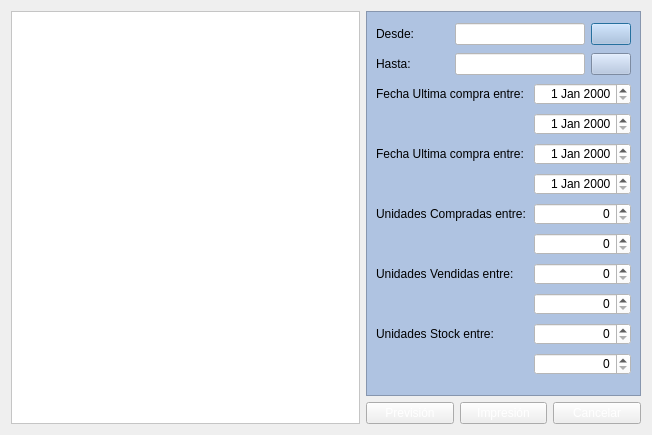
<?xml version="1.0" encoding="UTF-8"?>
<ui version="4.0">
 <class>frmListadosArticulo</class>
 <widget class="QDialog" name="frmListadosArticulo">
  <property name="geometry">
   <rect>
    <x>0</x>
    <y>0</y>
    <width>652</width>
    <height>435</height>
   </rect>
  </property>
  <property name="windowTitle">
   <string>Lístados de artículos</string>
  </property>
  <property name="windowIcon">
   <iconset resource="../Maya.qrc">
    <normaloff>:/Icons/PNG/Maya.png</normaloff>:/Icons/PNG/Maya.png</iconset>
  </property>
  <layout class="QGridLayout" name="gridLayout">
   <item row="0" column="0" rowspan="2">
    <widget class="QListView" name="listaReports">
     <property name="styleSheet">
      <string notr="true">background-color: rgb(255, 255, 255);</string>
     </property>
    </widget>
   </item>
   <item row="0" column="1" colspan="3">
    <widget class="QFrame" name="frame">
     <property name="styleSheet">
      <string notr="true">background-color: rgb(175,195,225);</string>
     </property>
     <property name="frameShape">
      <enum>QFrame::StyledPanel</enum>
     </property>
     <property name="frameShadow">
      <enum>QFrame::Raised</enum>
     </property>
     <layout class="QGridLayout" name="gridLayout_2">
      <item row="0" column="0">
       <widget class="QLabel" name="label">
        <property name="text">
         <string>Desde:</string>
        </property>
       </widget>
      </item>
      <item row="0" column="1" colspan="2">
       <widget class="QLineEdit" name="lineEdit">
        <property name="styleSheet">
         <string notr="true">background-color: rgb(255, 255, 255);</string>
        </property>
       </widget>
      </item>
      <item row="0" column="3">
       <widget class="QPushButton" name="pushButton_4">
        <property name="text">
         <string/>
        </property>
        <property name="icon">
         <iconset resource="../Maya.qrc">
          <normaloff>:/Icons/PNG/search.png</normaloff>:/Icons/PNG/search.png</iconset>
        </property>
       </widget>
      </item>
      <item row="1" column="0">
       <widget class="QLabel" name="label_2">
        <property name="text">
         <string>Hasta:</string>
        </property>
       </widget>
      </item>
      <item row="1" column="1" colspan="2">
       <widget class="QLineEdit" name="lineEdit_2">
        <property name="styleSheet">
         <string notr="true">background-color: rgb(255, 255, 255);</string>
        </property>
       </widget>
      </item>
      <item row="1" column="3">
       <widget class="QPushButton" name="pushButton_5">
        <property name="text">
         <string/>
        </property>
        <property name="icon">
         <iconset resource="../Maya.qrc">
          <normaloff>:/Icons/PNG/search.png</normaloff>:/Icons/PNG/search.png</iconset>
        </property>
       </widget>
      </item>
      <item row="2" column="0" colspan="2">
       <widget class="QLabel" name="label_3">
        <property name="text">
         <string>Fecha Ultima compra entre: </string>
        </property>
       </widget>
      </item>
      <item row="2" column="2" colspan="2">
       <widget class="QDateEdit" name="dateEdit">
        <property name="styleSheet">
         <string notr="true">background-color: rgb(255, 255, 255);</string>
        </property>
        <property name="alignment">
         <set>Qt::AlignRight|Qt::AlignTrailing|Qt::AlignVCenter</set>
        </property>
       </widget>
      </item>
      <item row="3" column="2" colspan="2">
       <widget class="QDateEdit" name="dateEdit_2">
        <property name="styleSheet">
         <string notr="true">background-color: rgb(255, 255, 255);</string>
        </property>
        <property name="alignment">
         <set>Qt::AlignRight|Qt::AlignTrailing|Qt::AlignVCenter</set>
        </property>
       </widget>
      </item>
      <item row="4" column="0" colspan="2">
       <widget class="QLabel" name="label_4">
        <property name="text">
         <string>Fecha Ultima compra entre: </string>
        </property>
       </widget>
      </item>
      <item row="4" column="2" colspan="2">
       <widget class="QDateEdit" name="dateEdit_4">
        <property name="styleSheet">
         <string notr="true">background-color: rgb(255, 255, 255);</string>
        </property>
        <property name="alignment">
         <set>Qt::AlignRight|Qt::AlignTrailing|Qt::AlignVCenter</set>
        </property>
       </widget>
      </item>
      <item row="5" column="2" colspan="2">
       <widget class="QDateEdit" name="dateEdit_3">
        <property name="styleSheet">
         <string notr="true">background-color: rgb(255, 255, 255);</string>
        </property>
        <property name="alignment">
         <set>Qt::AlignRight|Qt::AlignTrailing|Qt::AlignVCenter</set>
        </property>
       </widget>
      </item>
      <item row="6" column="0" colspan="2">
       <widget class="QLabel" name="label_5">
        <property name="text">
         <string>Unidades Compradas entre:</string>
        </property>
       </widget>
      </item>
      <item row="6" column="2" colspan="2">
       <widget class="QSpinBox" name="spinBox">
        <property name="styleSheet">
         <string notr="true">background-color: rgb(255, 255, 255);</string>
        </property>
        <property name="alignment">
         <set>Qt::AlignRight|Qt::AlignTrailing|Qt::AlignVCenter</set>
        </property>
       </widget>
      </item>
      <item row="7" column="2" colspan="2">
       <widget class="QSpinBox" name="spinBox_2">
        <property name="styleSheet">
         <string notr="true">background-color: rgb(255, 255, 255);</string>
        </property>
        <property name="alignment">
         <set>Qt::AlignRight|Qt::AlignTrailing|Qt::AlignVCenter</set>
        </property>
       </widget>
      </item>
      <item row="8" column="0" colspan="2">
       <widget class="QLabel" name="label_6">
        <property name="text">
         <string>Unidades Vendidas entre:</string>
        </property>
       </widget>
      </item>
      <item row="8" column="2" colspan="2">
       <widget class="QSpinBox" name="spinBox_4">
        <property name="styleSheet">
         <string notr="true">background-color: rgb(255, 255, 255);</string>
        </property>
        <property name="alignment">
         <set>Qt::AlignRight|Qt::AlignTrailing|Qt::AlignVCenter</set>
        </property>
       </widget>
      </item>
      <item row="9" column="2" colspan="2">
       <widget class="QSpinBox" name="spinBox_3">
        <property name="styleSheet">
         <string notr="true">background-color: rgb(255, 255, 255);</string>
        </property>
        <property name="alignment">
         <set>Qt::AlignRight|Qt::AlignTrailing|Qt::AlignVCenter</set>
        </property>
       </widget>
      </item>
      <item row="10" column="0" colspan="2">
       <widget class="QLabel" name="label_7">
        <property name="text">
         <string>Unidades Stock entre:</string>
        </property>
       </widget>
      </item>
      <item row="10" column="2" colspan="2">
       <widget class="QSpinBox" name="spinBox_6">
        <property name="styleSheet">
         <string notr="true">background-color: rgb(255, 255, 255);</string>
        </property>
        <property name="alignment">
         <set>Qt::AlignRight|Qt::AlignTrailing|Qt::AlignVCenter</set>
        </property>
       </widget>
      </item>
      <item row="11" column="2" colspan="2">
       <widget class="QSpinBox" name="spinBox_5">
        <property name="styleSheet">
         <string notr="true">background-color: rgb(255, 255, 255);</string>
        </property>
        <property name="alignment">
         <set>Qt::AlignRight|Qt::AlignTrailing|Qt::AlignVCenter</set>
        </property>
       </widget>
      </item>
     </layout>
    </widget>
   </item>
   <item row="1" column="1">
    <widget class="QPushButton" name="btnPrevison">
     <property name="styleSheet">
      <string notr="true">color: rgb(255, 255, 255);</string>
     </property>
     <property name="text">
      <string>Previsión</string>
     </property>
     <property name="icon">
      <iconset resource="../Maya.qrc">
       <normaloff>:/Icons/PNG/Factura.png</normaloff>:/Icons/PNG/Factura.png</iconset>
     </property>
     <property name="iconSize">
      <size>
       <width>24</width>
       <height>24</height>
      </size>
     </property>
    </widget>
   </item>
   <item row="1" column="2">
    <widget class="QPushButton" name="btnImprimir">
     <property name="styleSheet">
      <string notr="true">color: rgb(255, 255, 255);</string>
     </property>
     <property name="text">
      <string>Impresión</string>
     </property>
     <property name="icon">
      <iconset resource="../Maya.qrc">
       <normaloff>:/Icons/PNG/reports.png</normaloff>:/Icons/PNG/reports.png</iconset>
     </property>
     <property name="iconSize">
      <size>
       <width>24</width>
       <height>24</height>
      </size>
     </property>
    </widget>
   </item>
   <item row="1" column="3">
    <widget class="QPushButton" name="btnCancelar">
     <property name="styleSheet">
      <string notr="true">color: rgb(255, 255, 255);</string>
     </property>
     <property name="text">
      <string>Cancelar</string>
     </property>
     <property name="icon">
      <iconset resource="../Maya.qrc">
       <normaloff>:/Icons/PNG/Cancel.png</normaloff>:/Icons/PNG/Cancel.png</iconset>
     </property>
     <property name="iconSize">
      <size>
       <width>24</width>
       <height>24</height>
      </size>
     </property>
    </widget>
   </item>
  </layout>
 </widget>
 <tabstops>
  <tabstop>lineEdit</tabstop>
  <tabstop>pushButton_4</tabstop>
  <tabstop>lineEdit_2</tabstop>
  <tabstop>pushButton_5</tabstop>
  <tabstop>dateEdit</tabstop>
  <tabstop>dateEdit_2</tabstop>
  <tabstop>dateEdit_4</tabstop>
  <tabstop>dateEdit_3</tabstop>
  <tabstop>spinBox</tabstop>
  <tabstop>spinBox_2</tabstop>
  <tabstop>spinBox_4</tabstop>
  <tabstop>spinBox_3</tabstop>
  <tabstop>spinBox_6</tabstop>
  <tabstop>spinBox_5</tabstop>
  <tabstop>btnPrevison</tabstop>
  <tabstop>btnImprimir</tabstop>
  <tabstop>btnCancelar</tabstop>
  <tabstop>listaReports</tabstop>
 </tabstops>
 <resources>
  <include location="../Maya.qrc"/>
 </resources>
 <connections>
  <connection>
   <sender>btnCancelar</sender>
   <signal>clicked()</signal>
   <receiver>frmListadosArticulo</receiver>
   <slot>close()</slot>
   <hints>
    <hint type="sourcelabel">
     <x>569</x>
     <y>410</y>
    </hint>
    <hint type="destinationlabel">
     <x>534</x>
     <y>396</y>
    </hint>
   </hints>
  </connection>
 </connections>
</ui>
